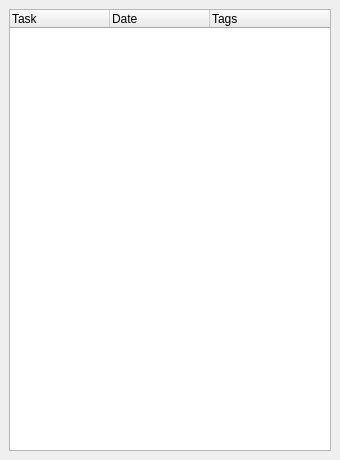

<ui version="4.0" >
 <class>MainWindow</class>
 <widget class="QMainWindow" name="MainWindow" >
  <property name="geometry" >
   <rect>
    <x>0</x>
    <y>0</y>
    <width>340</width>
    <height>460</height>
   </rect>
  </property>
  <property name="windowTitle" >
   <string>MainWindow</string>
  </property>
  <widget class="QWidget" name="centralwidget" >
   <layout class="QHBoxLayout" name="horizontalLayout" >
    <item>
     <widget class="QTreeWidget" name="list" >
      <column>
       <property name="text" >
        <string>Task</string>
       </property>
      </column>
      <column>
       <property name="text" >
        <string>Date</string>
       </property>
      </column>
      <column>
       <property name="text" >
        <string>Tags</string>
       </property>
      </column>
     </widget>
    </item>
   </layout>
  </widget>
  <widget class="QMenuBar" name="menubar" >
   <property name="geometry" >
    <rect>
     <x>0</x>
     <y>0</y>
     <width>340</width>
     <height>27</height>
    </rect>
   </property>
  </widget>
 </widget>
 <resources/>
 <connections/>
</ui>
